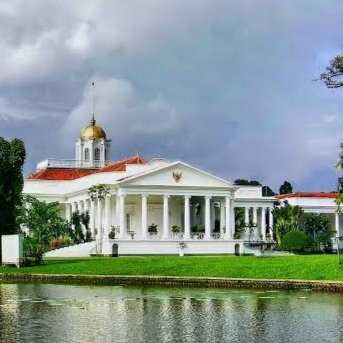
#> input picture 1207070068_Moh Rido Fauzi A_P7/istana.jpg, 343 x 343 px
$ python '6 Konvolusi.py'
#> lines starting #> are read from the running program, lines starting #| are printed output that depends on the picture
import matplotlib.pyplot as plt  # Mengimpor modul matplotlib untuk visualisasi
from skimage import data  # Mengimpor modul skimage untuk memanipulasi citra
from skimage.io import imread  # Mengimpor fungsi imread dari modul skimage.io untuk membaca citra
from skimage.color import rgb2gray  # Mengimpor fungsi rgb2gray dari modul skimage.color untuk mengubah citra menjadi skala keabuan
import numpy as np  # Mengimpor modul numpy untuk operasi matematika pada citra
import cv2  # Mengimpor modul cv2 (OpenCV) untuk operasi pengolahan citra

citra1 = cv2.imread("istana.jpg", cv2.IMREAD_GRAYSCALE)  # Membaca citra "istana.jpg" dalam skala keabuan menggunakan OpenCV
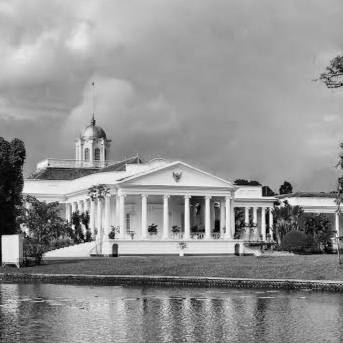
#> citra1: shape (343, 343); min 0, max 250, mean 147.2
print(citra1.shape)  # Menampilkan dimensi citra1
#| (343, 343)

plt.imshow(citra1, cmap='gray')  # Menampilkan citra1 dalam skala keabuan

kernel = np.array([[-1, 0, -1],  # Membuat kernel untuk filter sharpening
                   [0, 4, 0],
                   [-1, 0, -1]])

citraOutput = cv2.filter2D(citra1, -1, kernel)  # Melakukan operasi filter sharpening pada citra1 dengan kernel yang telah dibuat
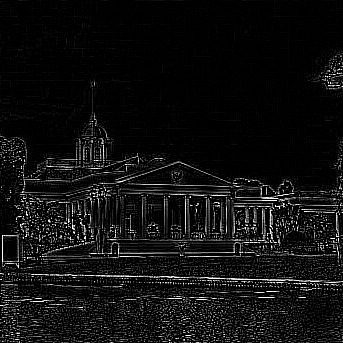
#> citraOutput: shape (343, 343); min 0, max 255, mean 16.5

fig, axes = plt.subplots(1, 2, figsize=(12, 12))  # Membuat subplot dengan 1 baris dan 2 kolom untuk menampilkan citra input dan output
ax = axes.ravel()

ax[0].imshow(citra1, cmap='gray')  # Menampilkan citra1 dalam skala keabuan pada sumbu x[0]
ax[0].set_title("Citra Input")
ax[1].imshow(citraOutput, cmap='gray')  # Menampilkan citraOutput dalam skala keabuan pada sumbu x[1]
ax[1].set_title("Citra Output")
plt.show()  # Menampilkan plot citra input dan output secara bersamaan
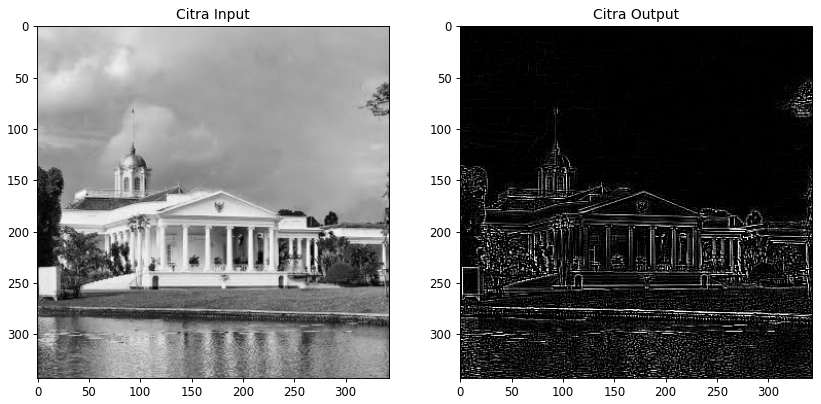
#> figure drawn by matplotlib, 2 panels
